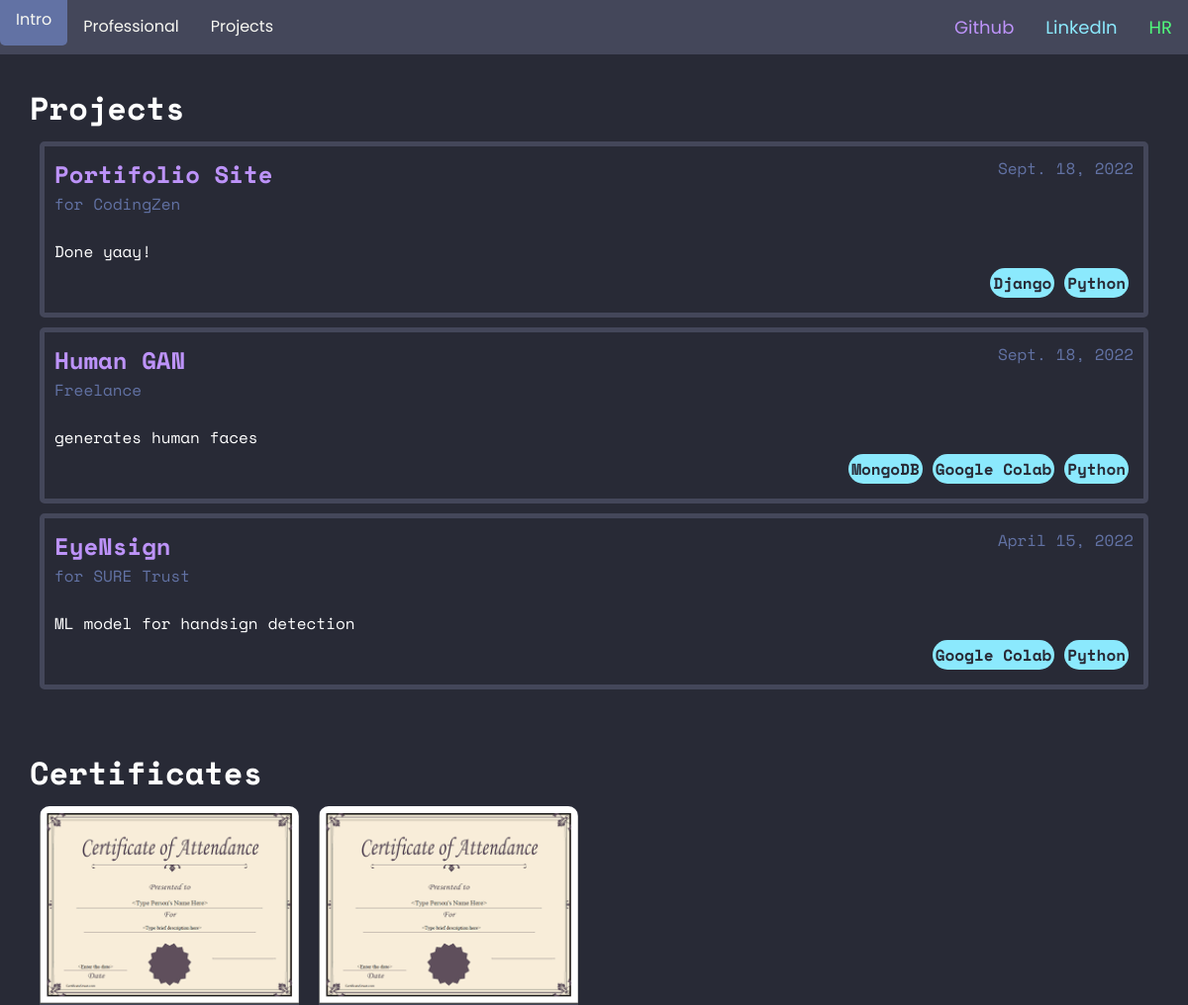
Before: /projects (upper part) with the older database file.
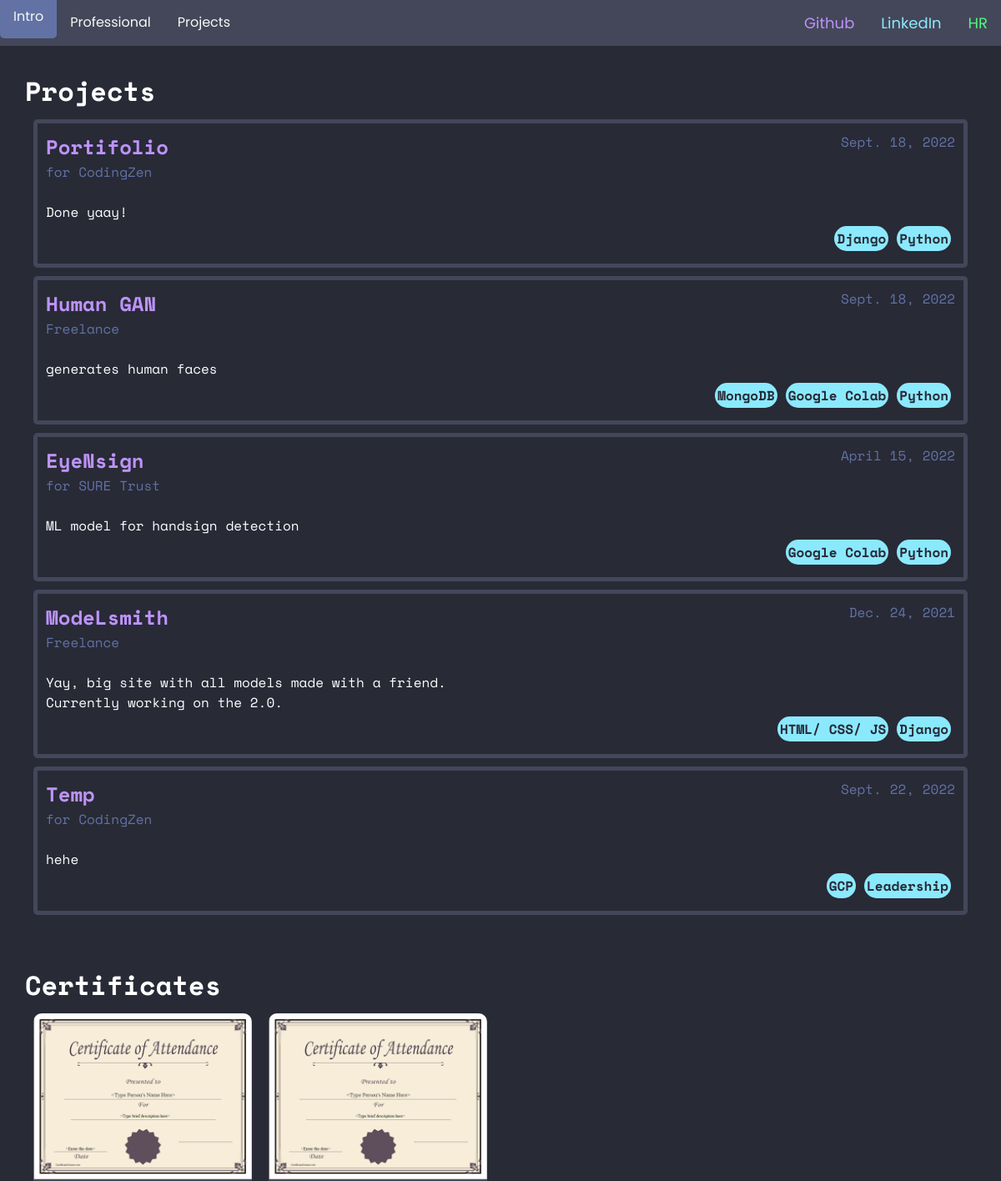
After: the same page with the newer database file.
### projects/models.py (models this page shows, shortened)
class Project(models.Model):
    cover = models.ImageField(default="images/cover.jpg")
    name = models.CharField(max_length=100)
    desc = models.TextField(default="")
    link = models.URLField(default="https://github.com/AshuAhlawat")
    completed = models.DateField()
    skills = models.ManyToManyField(Skill)
    on_job = models.ForeignKey(Experience, on_delete=models.CASCADE)

class Certificate(models.Model):
    cover = models.ImageField(default="images/certificate.png")
    org = models.CharField(max_length=30)
    name = models.CharField(max_length=100)
    desc = models.TextField()
    link = models.URLField()

### professional/models.py (models this page shows, shortened)
class Experience(models.Model):
    employer = models.CharField(max_length=50)
    proof = models.ImageField(default="images/certificate.png")
    employed = models.BooleanField()
    start = models.DateField()
    end = models.DateField()
    job_title = models.CharField(max_length=50)
    desc = models.TextField()
    location = models.CharField(max_length=60)

class Skill(models.Model):
    type_choices = (
        ("Language","Language"),
        ("Framework", "Framework"),
        ("Tools", "Tools"),
        ("DataBase", "Database"),
        ("Soft Skills", "Soft Skills")
    )
    type_of = models.CharField(max_length=20, choices=type_choices)
    name = models.CharField(max_length=20)
    def __str__(self):
        return self.name

### projects/views.py (the view)
# urls.py: path("projects", include("projects.urls")),
def projects(request):
    data = {
        "projects" : Project.objects.all(),
        "certificates" : Certificate.objects.all(),
        "achievements": Achievement.objects.all()
    }
    return render(request, "projects.html",data)

### templates/projects.html (shortened to what this page needs)
{% extends 'base.html' %}
{% block content %}
<div class="project">
    <h1>Projects</h1>
    {% for project in projects %}
        <div class="project-item">
            <p class="time">{{project.completed}}</p>
            <a target="_blank" href="{{project.link}}">
                <h2 class="name">{{project.name}}</h2>
            </a>
            <p class="employer">
                {% if project.on_job.employer == "myself" %}
                Freelance
                {% else %}
                for {{project.on_job.employer}}
                {% endif %}</p>
            <br>
            <p class="desc">{{project.desc|linebreaks}}</p>
            <p class="skills">
                {% for skill in project.skills.all %}
                <span>{{skill}}</span>
                {% endfor %}
            </p>
        </div>
    {% endfor %}
</div>
<div class="certi">
    <h1>Certificates</h1>
    {% for certificate in certificates %}
    <div class="certi-item">
        <a target="_blank" href="{{certificate.link}}"><img src="/media/{{certificate.cover}}" alt=""></a>
    </div>
    {% endfor %}
</div>
<div class="achieve">
    <h1>Achievements</h1>
    {% for achievement in achievements %}
    <span>{{achievement.data}}</span><br>
    {% endfor %}
</div>
{% endblock %}

Changed rows visible on the page:
changed Project "Done yaay!": name "Portifolio Site" → "Portifolio"
added Project: completed "Dec. 24, 2021", name "ModeLsmith", shows "Freelance", desc "Yay, big site with all models made with a friend. Currently working on the 2.0.", Skill (name "Django")
now on this page (row unchanged): Skill: name "HTML/ CSS/ JS", shown under "Dec. 24, 2021"
added Project: completed "Sept. 22, 2022", name "Temp", on_job.employer "CodingZen", desc "hehe"
now on this page (row unchanged): Skill: name "Leadership", shown under "Sept. 22, 2022"
now on this page (row unchanged): Skill: name "GCP", shown under "Sept. 22, 2022"
